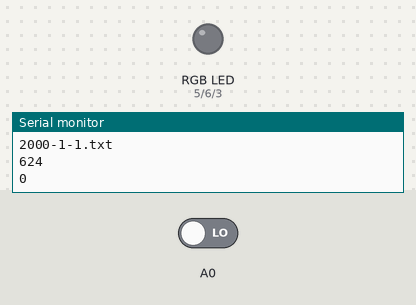
The sketch below on a simulated Arduino Uno, built for the host (arithmetic inside an expression is 32-bit, double 64-bit). On the bench: an RGB LED mixed from three pins (HIGH = lit), the last lines printed to the serial monitor. The test bench sets the inputs (shaded band); at power-on: A0 LOW. Dim RGB values are drawn brighter than linear; the local clock reads 2024-03-15 10:24:30 at power-on unless the sketch sets it; storage starts empty.

Above: at 1.2 s.
1.3 s: A0 driven HIGH
At 2.0 s:
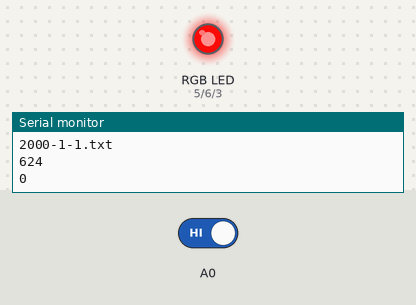
2.8 s: A0 driven LOW
At 3.29 s:
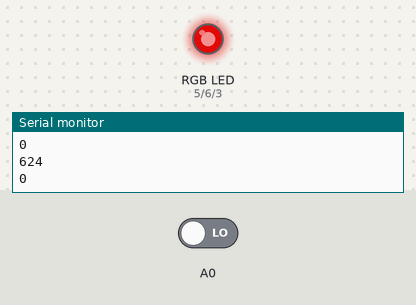
At 3.89 s:
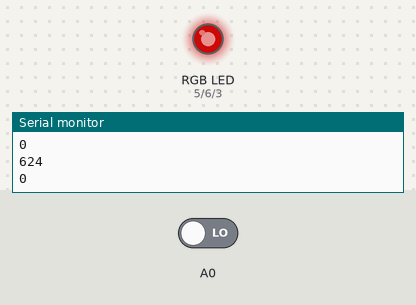
Timing chart, 0 to 14.8 s (numbered marks = the images above; inputs shaded):
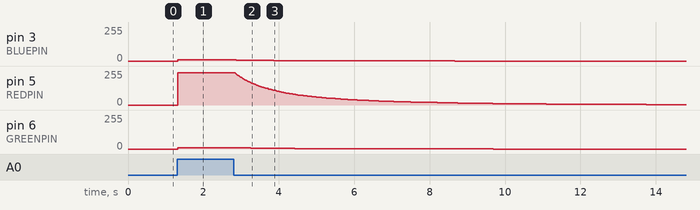

The sketch:

audioReactive_Bienal_03.ino
```cpp
#include <limits.h>
#include "RTClib.h"
#include <SPI.h>
#include <SD.h>
#include "colors.h"
#include "gamma8.h"

/************
 * leer: https://learn.adafruit.com/led-tricks-gamma-correction/the-issue
 *
 */
const int chipSelect = 10;
RTC_DS1307 rtc;
File dataFile;
char filename[12];

#define GREENPIN 6
#define REDPIN  5
#define BLUEPIN 3


void setup() {
  Serial.begin(115200);
  pinMode(A0, INPUT);
  pinMode(A3, INPUT);
  setupRTC();
  setupSD();
  setupLogFile();
}

float beat = 0;

float ease(float cur, float prev, float f) {
  return (cur * f) + (prev * (1.0f - f));
}

int  saveRate = 1E3;  // 10 samples por segundo
unsigned long lastSave = 0;


float r = 0;
float g = 0;
float b = 0;

int currentTime = 0;

int firstHour = 11 * 60; // 8AM * 60 min
int lastHour = 21 * 60; // 22
int extra = 0;
int currentColorId = 0;
DateTime now;
void loop() {

  beat = digitalRead(A0) > 0 ? ease(1, beat, .03)  : ease(0, beat, .0001);

  if (millis() > lastSave + saveRate) {
    now = rtc.now();
    currentTime = now.hour() * 60 + now.minute();
    currentColorId = constrain(map(currentTime, firstHour, lastHour, 0, 60), 0, 60);

    log();
    Serial.println(currentTime);
    Serial.println(currentColorId);
  }


  // modulo 1
//  g = constrain(colors[currentColorId][0] * 1.0 * beat ,0,255);
//  r = constrain(colors[currentColorId][1] * 1.0 * beat ,0,255);
//  b = constrain(colors[currentColorId][2] * 1.0 * beat ,0, 255);

// modulo 2
  g = constrain(colors[60 - currentColorId][0] * 1.0 * beat ,0, 255);
  r = constrain(colors[60 - currentColorId][1] * 1.0 * beat ,0, 255);
  b = constrain(colors[60 - currentColorId][2] * 1.0 * beat ,0, 255);

  uint8_t gg = pgm_read_byte(&gamma8[(uint8_t) g]);
  uint8_t rr = pgm_read_byte(&gamma8[(uint8_t) r]);
  uint8_t bb = pgm_read_byte(&gamma8[(uint8_t) b]);

  analogWrite(REDPIN, rr);
  analogWrite(GREENPIN, gg);
  analogWrite(BLUEPIN, bb);

//  plot();
}

void log() {
  if (dataFile) {
DateTime now = rtc.now();
    long utc = now.unixtime();
    lastSave = millis();
    dataFile.print(utc);
    dataFile.print(',');
    dataFile.println(beat);
    dataFile.flush();


  } else {
    Serial.println("error opening file.txt");
  }
}


void plot() {
  Serial.print(0);
  Serial.print(" ");
  Serial.print(analogRead(A3));
  Serial.print(" ");
  Serial.print(beat);
  Serial.print(" ");
  Serial.print(1024);
  Serial.println(" ");
}

void setupRTC() {
  Serial.println("-> RTC");
  if (! rtc.begin()) {
    Serial.println("Couldn't find RTC");
    while (1);
  }

  if (! rtc.isrunning()) {
    Serial.println("RTC is NOT running!");
    // following line sets the RTC to the date & time this sketch was compiled
    // rtc.adjust(DateTime(F(__DATE__), F(__TIME__)));
    // This line sets the RTC with an explicit date & time, for example to set
    // January 21, 2014 at 3am you would call:
    //     rtc.adjust(DateTime(2019, 8, 3, 13, 40, 0));
  }
}

void setupSD() {
  Serial.println("-> SD");
  Serial.print("Initializing SD card...");
  // see if the card is present and can be initialized:
  if (!SD.begin(chipSelect)) {
    Serial.println("Card failed, or not present");
    // don't do anything more:
    return;
  }
  Serial.println("card initialized.");
}


void setupLogFile() {
  Serial.println("-> LogFile");

  char str[6];
  strcat(filename, itoa(now.year(), str, 10));
  strcat(filename, "-");
  strcat(filename, itoa(now.month(), str, 10));
  strcat(filename, "-");
  strcat(filename, itoa(now.day(), str, 10));
  strcat(filename, ".txt");
  Serial.println(filename);
  dataFile = SD.open(filename, FILE_WRITE);

}
```

Source omitted: colors.h (data table, 937 bytes), gamma8.h (data table, 1109 bytes)

Measured:
- after the input at 1.3 s, pin 3 (BLUEPIN): 0/255 → 8/255 at once; pin 5 (REDPIN): 0/255 → 241/255 at once; pin 6 (GREENPIN): 0/255 → 11/255 at once
- after the input at 2.8 s, pin 3 (BLUEPIN): moves from 8/255 to 0/255 over 5.8 s, starting after 0.07 s; pin 5 (REDPIN): moves from 241/255 to 3/255 over 10.9 s, starting at once; pin 6 (GREENPIN): moves from 11/255 to 0/255 over 6.8 s, starting after 0.07 s
